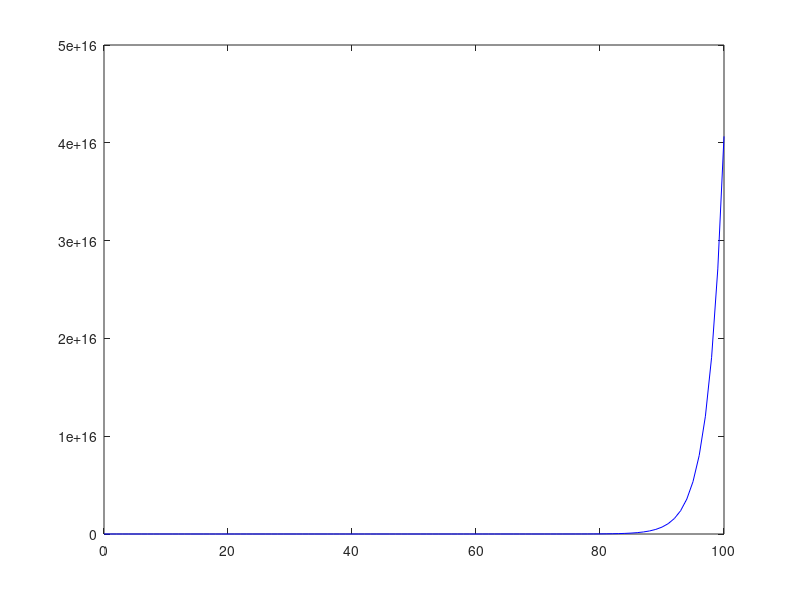

Write MATLAB code to recreate this figure.
clear all
clc
n = [0:100];
b = 1.5; %change values of b and observe behaviour
a_n = zeros(1,101);
a_n(1) = 0.1

for i =1:100
  a_n(i+1) = b * a_n(i);
 endfor
a_n

plot(n,a_n,"b")
